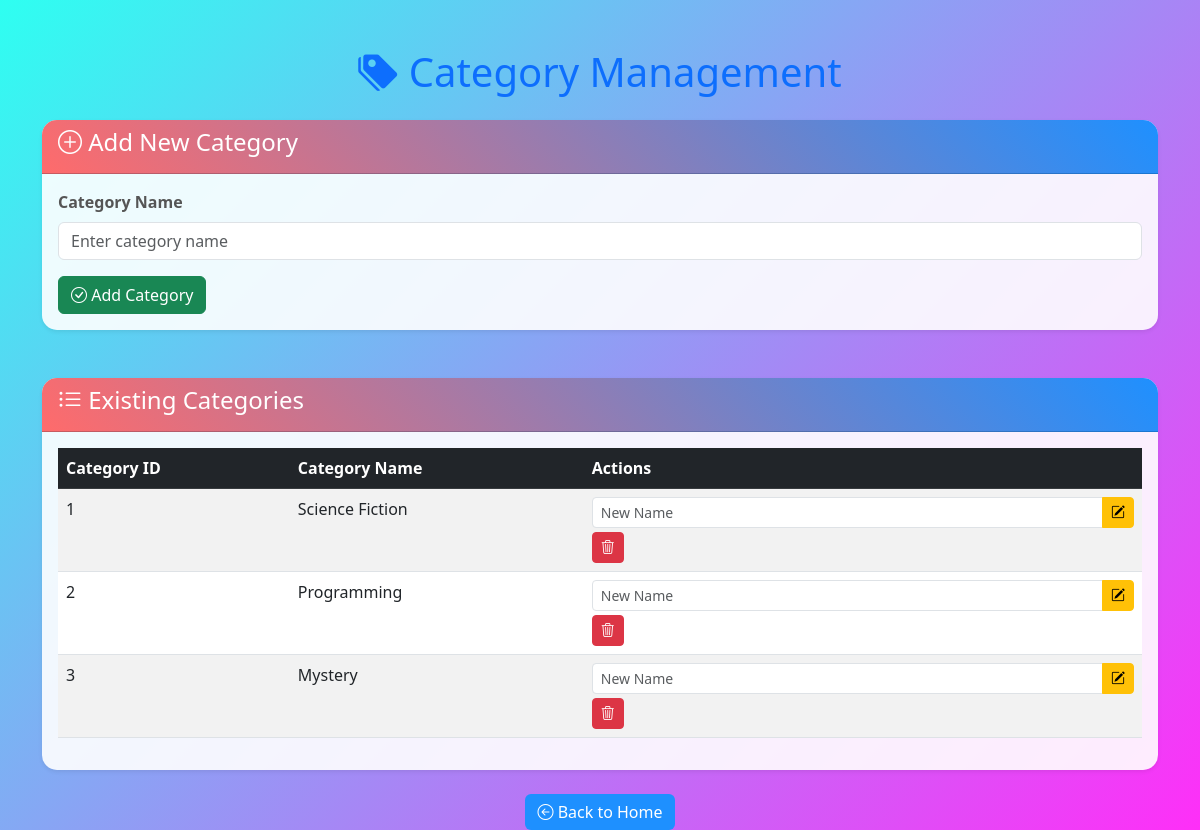
The app's page /category_management.php (signed in) with its own data.
### tables this page shows
CREATE TABLE category (
    cat_id INT PRIMARY KEY AUTO_INCREMENT,
    cat_name VARCHAR(100) NOT NULL
);

### category_management.php (the view, shortened to what this page needs)
<?php
include 'db_connection.php';
$query = "SELECT * FROM category";
$stmt = $conn->query($query);
$categories = $stmt->fetchAll(PDO::FETCH_ASSOC);
?>
<!DOCTYPE html>
<html lang="en">
<head>
    <link href="https://cdn.jsdelivr.net/npm/bootstrap@5.3.0-alpha3/dist/css/bootstrap.min.css" rel="stylesheet">
    <link href="https://cdn.jsdelivr.net/npm/bootstrap-icons/font/bootstrap-icons.css" rel="stylesheet">
</head>
<body>
    <div class="container mt-5">
        <div class="text-center mb-4">
            <h1 class="text-primary"><i class="bi bi-tags-fill"></i> Category Management</h1>
        </div>
        <div class="card mb-5 shadow-sm">
            <div class="card-header bg-primary text-white">
                <h4><i class="bi bi-plus-circle"></i> Add New Category</h4>
            </div>
            <div class="card-body">
                <form method="POST" action="">
                    <div class="mb-3">
                        <label for="cat_name" class="form-label">Category Name</label>
                        <input type="text" class="form-control" id="cat_name" name="cat_name" placeholder="Enter category name" required>
                    </div>
                    <button type="submit" name="action" value="add" class="btn btn-success"><i class="bi bi-check-circle"></i> Add Category</button>
                </form>
            </div>
        </div>
        <div class="card shadow-sm">
            <div class="card-header bg-secondary text-white">
                <h4><i class="bi bi-list-ul"></i> Existing Categories</h4>
            </div>
            <div class="card-body">
                <table class="table table-striped table-hover">
                    <thead class="table-dark">
                        <tr>
                            <th>Category ID</th>
                            <th>Category Name</th>
                            <th>Actions</th>
                        </tr>
                    </thead>
                    <tbody>
                        <?php foreach ($categories as $category): ?>
                        <tr>
                            <td><?php echo htmlspecialchars($category['cat_id']); ?></td>
                            <td><?php echo htmlspecialchars($category['cat_name']); ?></td>
                            <td>
                                <form method="POST" action="" class="d-inline">
                                    <div class="input-group input-group-sm">
                                        <input type="text" class="form-control" name="cat_name" placeholder="New Name" required>
                                        <button type="submit" name="action" value="update" class="btn btn-warning"><i class="bi bi-pencil-square"></i></button>
                                    </div>
                                </form>
                                <form method="POST" action="" class="d-inline">
                                    <button type="submit" name="action" value="delete" class="btn btn-danger btn-sm mt-1" onclick="return confirm('Are you sure you want to delete this category and all associated books?')">
                                        <i class="bi bi-trash3"></i>
                                    </button>
                                </form>
                            </td>
                        </tr>
                        <?php endforeach; ?>
                    </tbody>
                </table>
            </div>
        </div>
        <div class="mt-4 text-center">
            <a href="dashboard.php" class="btn btn-primary"><i class="bi bi-arrow-left-circle"></i> Back to Home</a>
        </div>
    </div>
</body>
</html>

### category_management.php (style rules this page uses)
body { background: linear-gradient(135deg, #2efff1, #ff2ef8); min-height: 100vh; display: flex; align-items: center; justify-content: center; color: #fff; }
.card { background: rgba(255, 255, 255, 0.9); border: none; border-radius: 15px; overflow: hidden; }
.card-header { background: linear-gradient(45deg, #ff6b6b, #1e90ff); color: #fff; border-radius: 15px 15px 0 0; }
.form-label { font-weight: bold; color: #555; }
.btn-primary { background: #1e90ff; border: none; }
a { color: #1e90ff; }

### records on screen
category: cat_id "1", cat_name "Science Fiction"
category: cat_id "2", cat_name "Programming"
category: cat_id "3", cat_name "Mystery"
